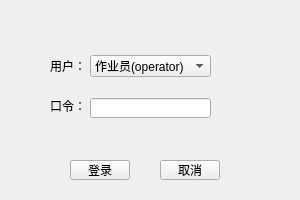
<?xml version="1.0" encoding="UTF-8"?>
<ui version="4.0">
 <class>frmlogin</class>
 <widget class="QDialog" name="frmlogin">
  <property name="geometry">
   <rect>
    <x>0</x>
    <y>0</y>
    <width>300</width>
    <height>200</height>
   </rect>
  </property>
  <property name="windowTitle">
   <string>Dialog</string>
  </property>
  <widget class="QToolButton" name="btnok">
   <property name="geometry">
    <rect>
     <x>70</x>
     <y>160</y>
     <width>60</width>
     <height>20</height>
    </rect>
   </property>
   <property name="text">
    <string>登录</string>
   </property>
  </widget>
  <widget class="QToolButton" name="btnno">
   <property name="geometry">
    <rect>
     <x>160</x>
     <y>160</y>
     <width>60</width>
     <height>20</height>
    </rect>
   </property>
   <property name="text">
    <string>取消</string>
   </property>
  </widget>
  <widget class="QLabel" name="label">
   <property name="geometry">
    <rect>
     <x>50</x>
     <y>60</y>
     <width>54</width>
     <height>12</height>
    </rect>
   </property>
   <property name="text">
    <string>用户：</string>
   </property>
  </widget>
  <widget class="QLabel" name="label_2">
   <property name="geometry">
    <rect>
     <x>50</x>
     <y>100</y>
     <width>54</width>
     <height>12</height>
    </rect>
   </property>
   <property name="text">
    <string>口令：</string>
   </property>
  </widget>
  <widget class="QLineEdit" name="edtkey">
   <property name="geometry">
    <rect>
     <x>90</x>
     <y>98</y>
     <width>121</width>
     <height>20</height>
    </rect>
   </property>
  </widget>
  <widget class="QComboBox" name="comboBox">
   <property name="geometry">
    <rect>
     <x>90</x>
     <y>55</y>
     <width>121</width>
     <height>22</height>
    </rect>
   </property>
   <item>
    <property name="text">
     <string>作业员(operator)</string>
    </property>
   </item>
   <item>
    <property name="text">
     <string>工程师(engineer)</string>
    </property>
   </item>
   <item>
    <property name="text">
     <string>管理员(admin)</string>
    </property>
   </item>
  </widget>
 </widget>
 <resources/>
 <connections/>
</ui>
